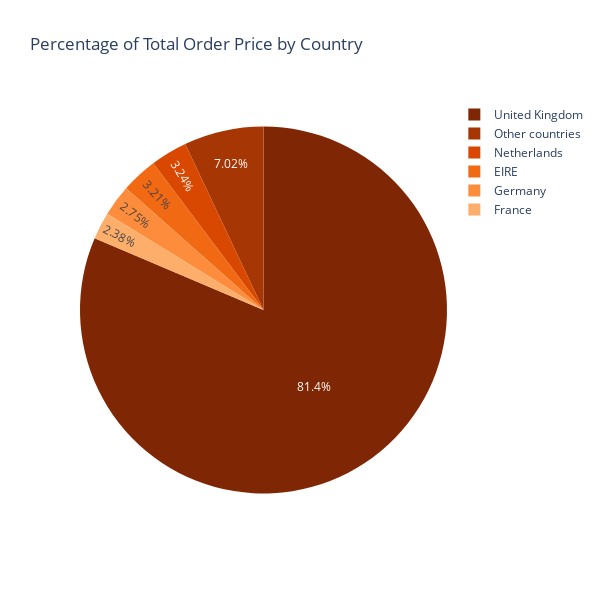

The code cell stored with this chart in its notebook:
### Markdown cell above
**ADD PIE PLOT**

### Code cell
# Create a pie chart
fig_pie = px.pie(country_order_amount, values='Percentage', names='Country',
             title='Percentage of Total Order Price by Country',
             color_discrete_sequence=px.colors.sequential.Oranges_r  # Use a custom color palette
            )
# Update the layout to change the size of the chart
fig_pie.update_layout(width=600, height=600)  

# Show the plot
fig_pie.show()

### Figure 1 — Plotly figure (JSON) as saved in the notebook; plotly's stock layout.template omitted (floating-point values rounded to 4 significant figures)
{"data": [{"domain": {"x": [0, 1], "y": [0, 1]}, "hovertemplate": "Country=%{label}<br>Percentage=%{value}<extra></extra>", "labels": ["United Kingdom", "Netherlands", "EIRE", "Germany", "France", "Other countries"], "legendgroup": "", "name": "", "showlegend": true, "type": "pie", "values": [81.4, 3.244, 3.206, 2.746, 2.384, 7.016]}], "layout": {"height": 600, "legend": {"tracegroupgap": 0}, "piecolorway": ["rgb(127,39,4)", "rgb(166,54,3)", "rgb(217,72,1)", "rgb(241,105,19)", "rgb(253,141,60)", "rgb(253,174,107)", "rgb(253,208,162)", "rgb(254,230,206)", "rgb(255,245,235)"], "title": {"text": "Percentage of Total Order Price by Country"}, "width": 600}}
